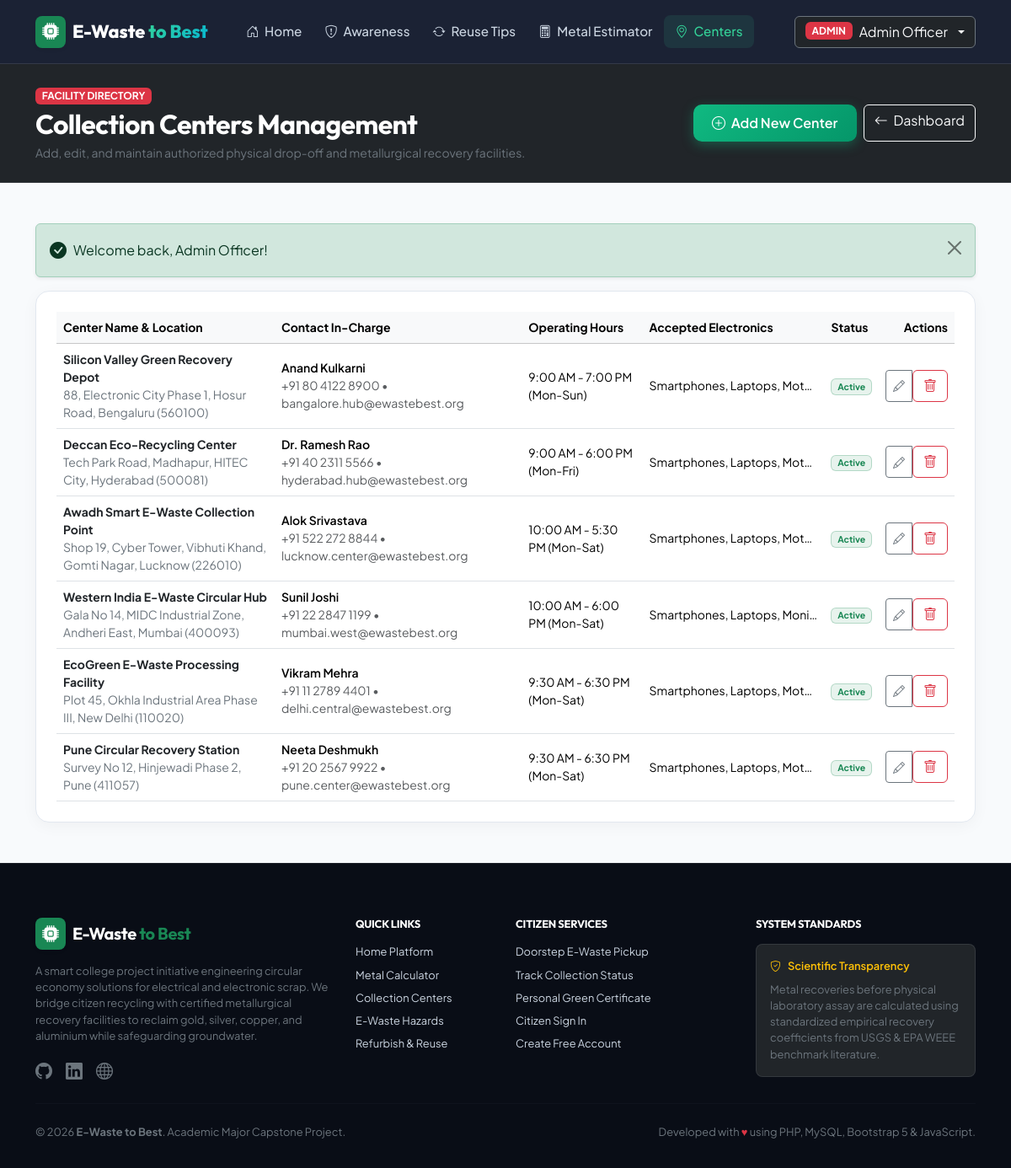
/admin/centers.php (signed in), run on the app's committed database.
### tables this page shows
CREATE TABLE `collection_centers` (
  `id` INT AUTO_INCREMENT PRIMARY KEY,
  `center_name` VARCHAR(150) NOT NULL,
  `contact_person` VARCHAR(100) NOT NULL,
  `phone` VARCHAR(25) NOT NULL,
  `email` VARCHAR(100) NOT NULL,
  `address` TEXT NOT NULL,
  `city` VARCHAR(60) NOT NULL,
  `state` VARCHAR(60) NOT NULL,
  `pincode` VARCHAR(10) NOT NULL,
  `operating_hours` VARCHAR(100) DEFAULT '9:00 AM - 6:00 PM (Mon-Sat)',
  `accepted_items` TEXT COMMENT 'Comma separated device categories',
  `latitude` DECIMAL(10, 7) NULL,
  `longitude` DECIMAL(10, 7) NULL,
  `is_active` TINYINT(1) DEFAULT 1,
  `created_at` TIMESTAMP DEFAULT CURRENT_TIMESTAMP
);

### admin/centers.php (the view, shortened to what this page needs)
<?php
require_once __DIR__ . '/../includes/functions.php';
require_once __DIR__ . '/../includes/admin_check.php';
$centers = [];
if ($pdo) {
    try {
        $stmt = $pdo->query("SELECT * FROM collection_centers ORDER BY is_active DESC, city ASC, center_name ASC");
        $centers = $stmt->fetchAll();
    } catch (PDOException $e) {
        $centers = [];
    }
}
require_once __DIR__ . '/../includes/header.php';
?>
<div class="bg-dark text-white py-4 border-bottom border-secondary border-opacity-25">
    <div class="container">
        <div class="d-flex flex-column flex-md-row justify-content-between align-items-md-center gap-3">
            <div>
                <span class="badge bg-danger small mb-1">FACILITY DIRECTORY</span>
                <h2 class="fw-bold mb-1">Collection Centers Management</h2>
                <p class="text-secondary small mb-0">Add, edit, and maintain authorized physical drop-off and metallurgical recovery facilities.</p>
            </div>
            <div class="d-flex gap-2">
                <button type="button" class="btn btn-emerald" data-bs-toggle="modal" data-bs-target="#addCenterModal">
                    <i class="bi bi-plus-circle me-1"></i> Add New Center
                </button>
                <a href="<?= BASE_URL ?>/admin/dashboard.php" class="btn btn-outline-light">
                    <i class="bi bi-arrow-left me-1"></i> Dashboard
                </a>
            </div>
        </div>
    </div>
</div>
<div class="container py-5">
    <div class="card card-modern p-4">
        <div class="table-responsive">
            <table class="table table-hover align-middle mb-0 small">
                <thead class="table-light">
                    <tr>
                        <th>Center Name & Location</th>
                        <th>Contact In-Charge</th>
                        <th>Operating Hours</th>
                        <th>Accepted Electronics</th>
                        <th>Status</th>
                        <th class="text-end">Actions</th>
                    </tr>
                </thead>
                <tbody>
                    <?php if (!empty($centers)): ?>
                        <?php foreach ($centers as $c): ?>
                            <tr>
                                <td>
                                    <div class="fw-bold text-dark"><?= sanitize($c['center_name']) ?></div>
                                    <div class="text-secondary text-xs">
                                        <?= sanitize($c['address']) ?>, <?= sanitize($c['city']) ?> (<?= sanitize($c['pincode']) ?>)
                                    </div>
                                </td>
                                <td>
                                    <div class="fw-semibold"><?= sanitize($c['contact_person']) ?></div>
                                    <div class="text-muted text-xs"><?= sanitize($c['phone']) ?> &bull; <?= sanitize($c['email']) ?></div>
                                </td>
                                <td><?= sanitize($c['operating_hours']) ?></td>
                                <td>
                                    <div class="text-truncate" style="max-width: 200px;" title="<?= sanitize($c['accepted_items']) ?>">
                                        <?= sanitize($c['accepted_items']) ?>
                                    </div>
                                </td>
                                <td>
                                    <?php if ($c['is_active']): ?>
                                        <span class="badge bg-success bg-opacity-10 text-success border border-success border-opacity-25">Active</span>
                                    <?php else: ?>
                                        <span class="badge bg-secondary bg-opacity-10 text-secondary border">Inactive</span>
                                    <?php endif; ?>
                                </td>
                                <td class="text-end">
                                    <div class="btn-group btn-group-sm">
                                        <button type="button" class="btn btn-outline-secondary" data-bs-toggle="modal" data-bs-target="#editCenterModal<?= $c['id'] ?>">
                                            <i class="bi bi-pencil"></i>
                                        </button>
                                        <form method="POST" action="<?= BASE_URL ?>/admin/centers.php" class="d-inline" onsubmit="return confirm('Are you sure you want to remove this facility?');">
                                            <button type="submit" class="btn btn-outline-danger">
                                                <i class="bi bi-trash"></i>
                                            </button>
                                        </form>
                                    </div>
                                </td>
                            </tr>
                        <?php endforeach; ?>
                    <?php else: ?>
                        <tr>
                            <td colspan="6" class="text-center py-4 text-secondary">No collection facilities found.</td>
                        </tr>
                    <?php endif; ?>
                </tbody>
            </table>
        </div>
    </div>
</div>
<?php require_once __DIR__ . '/../includes/footer.php'; ?>

### assets/css/style.css (style rules this page uses)
:root { --primary-emerald: #10b981; --primary-dark: #064e3b; --primary-light: #d1fae5; --secondary-teal: #0d9488; --accent-cyan: #06b6d4; --dark-slate: #0f172a; --surface-card: #ffffff; --bg-soft: #f8fafc; --text-primary: #1e293b; --text-secondary: #64748b; --border-color: #e2e8f0; --metal-gold: #f59e0b; --metal-gold-bg: #fef3c7; --metal-silver: #64748b; --metal-silver-bg: #f1f5f9; --metal-copper: #c2410c; --metal-copper-bg: #ffedd5; --metal-aluminium: #475569; --metal-aluminium-bg: #e2e8f0; --font-heading: 'Outfit', sans-serif; --font-body: 'Plus Jakarta Sans', sans-serif; }
body { font-family: var(--font-body); color: var(--text-primary); background-color: var(--bg-soft); min-height: 100vh; display: flex; flex-direction: column; }
h1, h2, h3, h4, h5, h6, .brand-font { font-family: var(--font-heading); font-weight: 700; letter-spacing: -0.02em; }
.card-modern { background: var(--surface-card); border: 1px solid var(--border-color); border-radius: 16px; box-shadow: 0 4px 20px -2px rgba(0, 0, 0, 0.05); transition: transform 0.25s ease, box-shadow 0.25s ease; }
.btn-emerald { background: linear-gradient(135deg, #10b981 0%, #059669 100%); color: #ffffff; border: none; font-weight: 600; border-radius: 10px; padding: 0.65rem 1.4rem; box-shadow: 0 4px 14px 0 rgba(16, 185, 129, 0.35); transition: all 0.2s ease; }

### data on the page
collection_centers: center_name "Silicon Valley Green Recovery Depot", address "88, Electronic City Phase 1, Hosur Road", city "Bengaluru", pincode "560100", contact_person "Anand Kulkarni", phone "+91 80 4122 8900", email "bangalore.hub@ewastebest.org", operating_hours "9:00 AM - 7:00 PM (Mon-Sun)", accepted_items "Smartphones, Laptops, Mot…", is_active "Active"
collection_centers: center_name "Deccan Eco-Recycling Center", address "Tech Park Road, Madhapur, HITEC City", city "Hyderabad", pincode "500081", contact_person "Dr. Ramesh Rao", phone "+91 40 2311 5566", email "hyderabad.hub@ewastebest.org", operating_hours "9:00 AM - 6:00 PM (Mon-Fri)", accepted_items "Smartphones, Laptops, Mot…", is_active "Active"
collection_centers: center_name "Awadh Smart E-Waste Collection Point", address "Shop 19, Cyber Tower, Vibhuti Khand, Gomti Nagar", city "Lucknow", pincode "226010", contact_person "Alok Srivastava", phone "+91 522 272 8844", email "lucknow.center@ewastebest.org", operating_hours "10:00 AM - 5:30 PM (Mon-Sat)", accepted_items "Smartphones, Laptops, Mot…", is_active "Active"
collection_centers: center_name "Western India E-Waste Circular Hub", address "Gala No 14, MIDC Industrial Zone, Andheri East", city "Mumbai", pincode "400093", contact_person "Sunil Joshi", phone "+91 22 2847 1199", email "mumbai.west@ewastebest.org", operating_hours "10:00 AM - 6:00 PM (Mon-Sat)", accepted_items "Smartphones, Laptops, Moni…", is_active "Active"
collection_centers: center_name "EcoGreen E-Waste Processing Facility", address "Plot 45, Okhla Industrial Area Phase III", city "New Delhi", pincode "110020", contact_person "Vikram Mehra", phone "+91 11 2789 4401", email "delhi.central@ewastebest.org", operating_hours "9:30 AM - 6:30 PM (Mon-Sat)", accepted_items "Smartphones, Laptops, Mot…", is_active "Active"
collection_centers: center_name "Pune Circular Recovery Station", address "Survey No 12, Hinjewadi Phase 2", city "Pune", pincode "411057", contact_person "Neeta Deshmukh", phone "+91 20 2567 9922", email "pune.center@ewastebest.org", operating_hours "9:30 AM - 6:30 PM (Mon-Sat)", accepted_items "Smartphones, Laptops, Mot…", is_active "Active"

### other printed values
$userName "Admin Officer"
$flash['message'] "Welcome back, Admin Officer!"
APP_NAME "E-Waste to Best"
